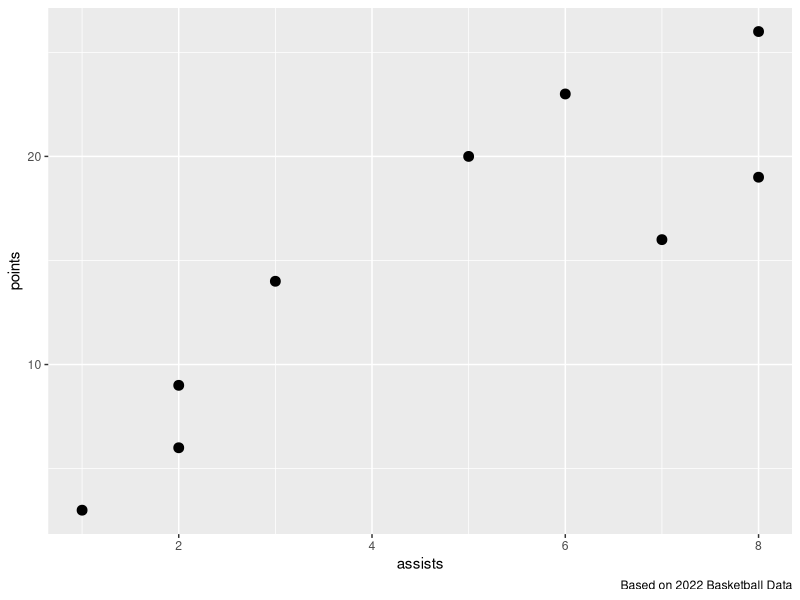
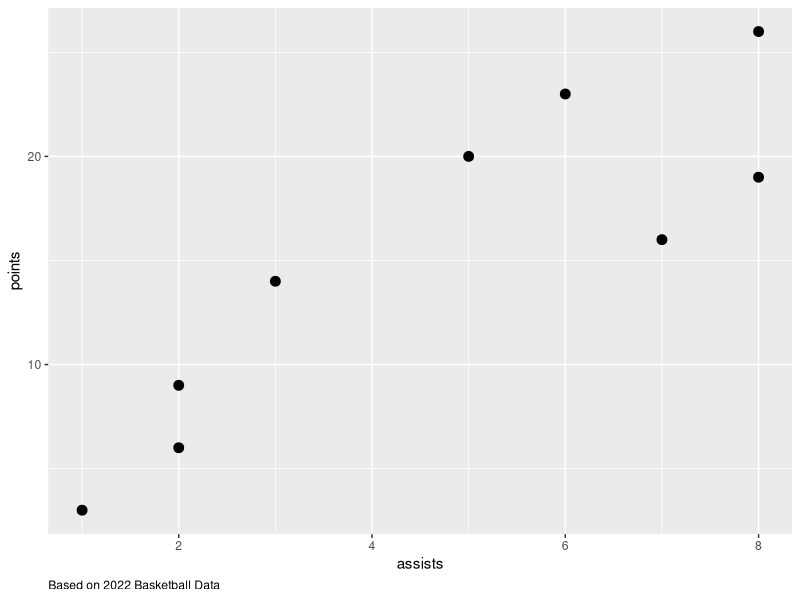
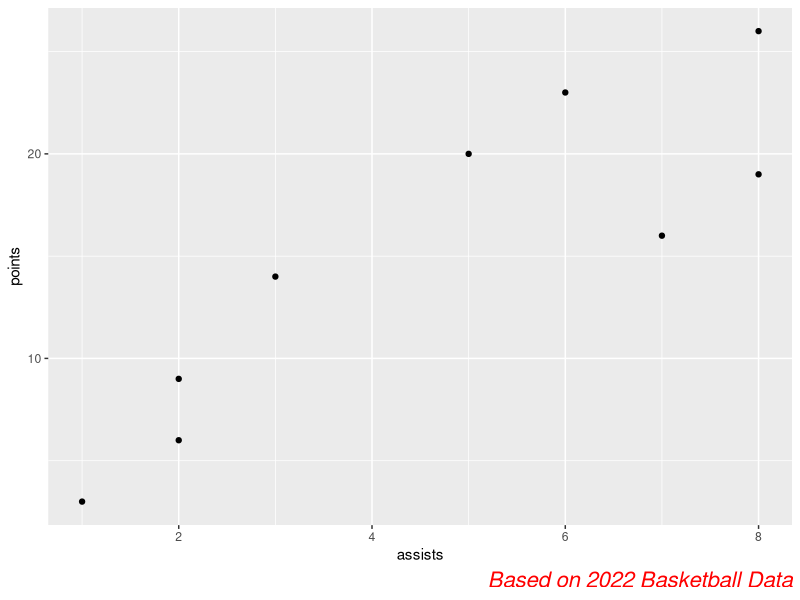
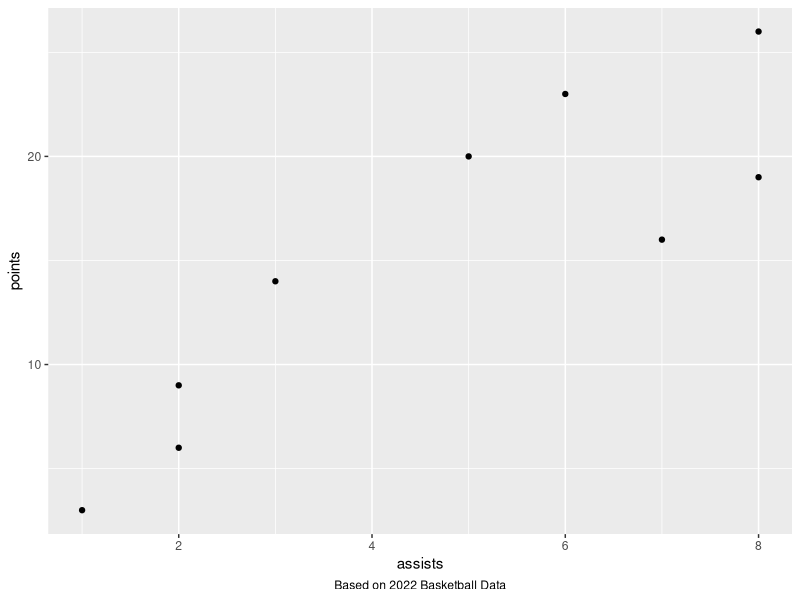

Here is the R script that generated these plots, in order:
# create data frame
df <- data.frame(assists=c(1, 2, 2, 3, 5, 6, 7, 8, 8),
                 points=c(3, 6, 9, 14, 20, 23, 16, 19, 26))

# view data frame
df

# Example 1: Add Caption in Default Location
library(ggplot2)

# create scatter plot with caption in bottom right corner
ggplot(df, aes(x=assists, y=points)) + 
  geom_point(size=3) + 
  labs(caption = "Based on 2022 Basketball Data")

# Example 2: Add Caption in Custom Location
ggplot(df, aes(x=assists, y=points)) +
  geom_point(size=3) +
  labs(caption="Based on 2022 Basketball Data") + 
  theme(plot.caption = element_text(hjust=0))

# Example 3: Add Caption & Customize Text
library("ggplot2")

# create scatter plot with custom caption in bottom right corner
ggplot(df, aes(x=assists, y=points)) +
  geom_point() +
  labs(caption = "Based on 2022 Basketball Data") +
  theme(plot.caption = element_text(size=16, color="red", face = "italic"))

ggplot(df, aes(x=assists, y=points)) + 
  geom_point() +
  labs(caption = "Based on 2022 Basketball Data") + 
  theme(plot.caption = element_text(hjust = 0.5))
